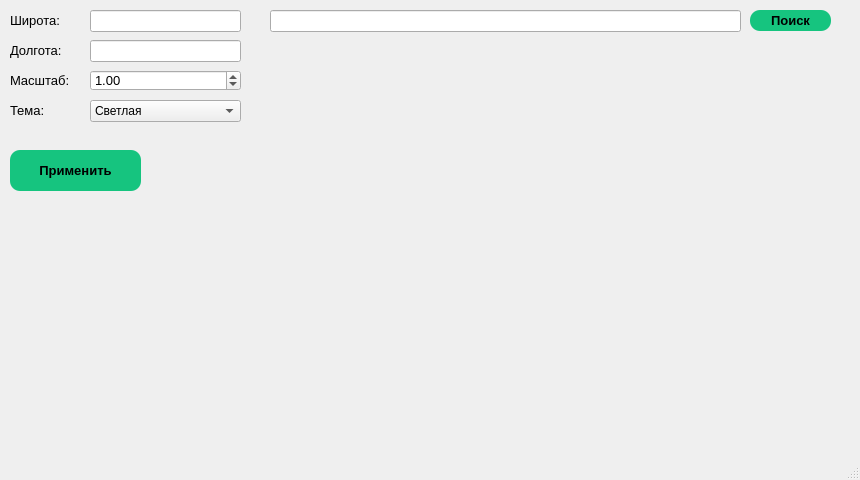
<?xml version="1.0" encoding="UTF-8"?>
<ui version="4.0">
 <class>MainWindow</class>
 <widget class="QMainWindow" name="MainWindow">
  <property name="geometry">
   <rect>
    <x>0</x>
    <y>0</y>
    <width>860</width>
    <height>480</height>
   </rect>
  </property>
  <property name="windowTitle">
   <string>Yandex Maps API</string>
  </property>
  <widget class="QWidget" name="centralwidget">
   <widget class="QLineEdit" name="lat_lineEdit">
    <property name="geometry">
     <rect>
      <x>90</x>
      <y>10</y>
      <width>151</width>
      <height>22</height>
     </rect>
    </property>
   </widget>
   <widget class="QLabel" name="lat_label">
    <property name="geometry">
     <rect>
      <x>10</x>
      <y>10</y>
      <width>81</width>
      <height>21</height>
     </rect>
    </property>
    <property name="font">
     <font>
      <pointsize>10</pointsize>
      <weight>50</weight>
      <bold>false</bold>
     </font>
    </property>
    <property name="text">
     <string>Широта:</string>
    </property>
   </widget>
   <widget class="QLabel" name="lon_label">
    <property name="geometry">
     <rect>
      <x>10</x>
      <y>40</y>
      <width>81</width>
      <height>21</height>
     </rect>
    </property>
    <property name="font">
     <font>
      <pointsize>10</pointsize>
      <weight>50</weight>
      <bold>false</bold>
     </font>
    </property>
    <property name="text">
     <string>Долгота:</string>
    </property>
   </widget>
   <widget class="QLineEdit" name="lon_lineEdit">
    <property name="geometry">
     <rect>
      <x>90</x>
      <y>40</y>
      <width>151</width>
      <height>22</height>
     </rect>
    </property>
   </widget>
   <widget class="QLabel" name="zoom_label">
    <property name="geometry">
     <rect>
      <x>10</x>
      <y>70</y>
      <width>81</width>
      <height>21</height>
     </rect>
    </property>
    <property name="font">
     <font>
      <pointsize>10</pointsize>
      <weight>50</weight>
      <bold>false</bold>
     </font>
    </property>
    <property name="text">
     <string>Масштаб:</string>
    </property>
   </widget>
   <widget class="QPushButton" name="searchButton">
    <property name="geometry">
     <rect>
      <x>10</x>
      <y>150</y>
      <width>131</width>
      <height>41</height>
     </rect>
    </property>
    <property name="font">
     <font>
      <family>Arial</family>
      <pointsize>10</pointsize>
      <weight>75</weight>
      <bold>true</bold>
     </font>
    </property>
    <property name="cursor">
     <cursorShape>PointingHandCursor</cursorShape>
    </property>
    <property name="styleSheet">
     <string notr="true">.QPushButton {
	background-color: #16C47F;
	border-radius: 10px;
}</string>
    </property>
    <property name="text">
     <string>Применить</string>
    </property>
   </widget>
   <widget class="QLabel" name="map_template">
    <property name="geometry">
     <rect>
      <x>260</x>
      <y>50</y>
      <width>600</width>
      <height>401</height>
     </rect>
    </property>
    <property name="text">
     <string/>
    </property>
   </widget>
   <widget class="QDoubleSpinBox" name="zoomSpinBox">
    <property name="geometry">
     <rect>
      <x>90</x>
      <y>70</y>
      <width>151</width>
      <height>21</height>
     </rect>
    </property>
    <property name="font">
     <font>
      <pointsize>10</pointsize>
     </font>
    </property>
    <property name="minimum">
     <double>0.100000000000000</double>
    </property>
    <property name="maximum">
     <double>90.000000000000000</double>
    </property>
    <property name="singleStep">
     <double>5.000000000000000</double>
    </property>
    <property name="value">
     <double>1.000000000000000</double>
    </property>
   </widget>
   <widget class="QLabel" name="theme_label">
    <property name="geometry">
     <rect>
      <x>10</x>
      <y>100</y>
      <width>81</width>
      <height>21</height>
     </rect>
    </property>
    <property name="font">
     <font>
      <pointsize>10</pointsize>
      <weight>50</weight>
      <bold>false</bold>
     </font>
    </property>
    <property name="text">
     <string>Тема:</string>
    </property>
   </widget>
   <widget class="QComboBox" name="theme_comboBox">
    <property name="geometry">
     <rect>
      <x>90</x>
      <y>100</y>
      <width>151</width>
      <height>22</height>
     </rect>
    </property>
    <item>
     <property name="text">
      <string>Светлая</string>
     </property>
    </item>
    <item>
     <property name="text">
      <string>Темная</string>
     </property>
    </item>
   </widget>
   <widget class="QLineEdit" name="object_lineEdit">
    <property name="geometry">
     <rect>
      <x>270</x>
      <y>10</y>
      <width>471</width>
      <height>22</height>
     </rect>
    </property>
   </widget>
   <widget class="QPushButton" name="searchButton_2">
    <property name="geometry">
     <rect>
      <x>750</x>
      <y>10</y>
      <width>81</width>
      <height>21</height>
     </rect>
    </property>
    <property name="font">
     <font>
      <family>Arial</family>
      <pointsize>10</pointsize>
      <weight>75</weight>
      <bold>true</bold>
     </font>
    </property>
    <property name="cursor">
     <cursorShape>PointingHandCursor</cursorShape>
    </property>
    <property name="styleSheet">
     <string notr="true">.QPushButton {
	background-color: #16C47F;
	border-radius: 10px;
}</string>
    </property>
    <property name="text">
     <string>Поиск</string>
    </property>
   </widget>
  </widget>
  <widget class="QMenuBar" name="menubar">
   <property name="geometry">
    <rect>
     <x>0</x>
     <y>0</y>
     <width>860</width>
     <height>26</height>
    </rect>
   </property>
  </widget>
  <widget class="QStatusBar" name="statusbar"/>
 </widget>
 <resources/>
 <connections/>
</ui>
